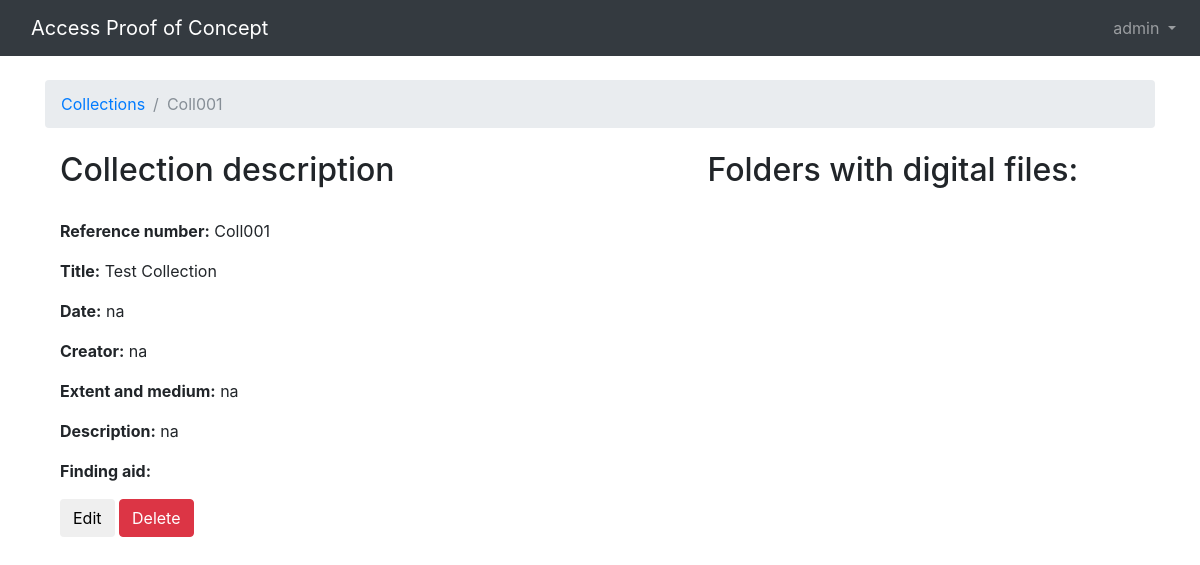
The app's page /collection/Coll001/ (signed in) with its own data.
### dips/models.py (models this page shows, shortened)
class Collection(models.Model):
	identifier = models.CharField(max_length=50, primary_key=True)
	ispartof = models.ForeignKey(Department, related_name='collections')
	title = models.CharField(max_length=200, blank=True)
	creator = models.CharField(max_length=200, blank=True)
	subject = models.CharField(max_length=200, blank=True)
	description = models.TextField(blank=True)
	publisher = models.CharField(max_length=200, blank=True)
	contributor = models.CharField(max_length=200, blank=True)
	date = models.CharField(max_length=21, blank=True)
	dctype = models.CharField(max_length=200, blank=True)
	dcformat = models.TextField(blank=True)
	source = models.CharField(max_length=200, blank=True)
	language = models.CharField(max_length=20, blank=True)
	coverage = models.CharField(max_length=200, blank=True)
	rights = models.CharField(max_length=200, blank=True)
	link = models.URLField()

### dips/views.py (the view)
# urls.py: url(r'^collection/(?P<identifier>[\w\.-_]+)/edit/$', views.edit_collection, name='edit_collection'),
@login_required(login_url='/login/')
def collection(request, identifier):
    collection = get_object_or_404(Collection, identifier=identifier)
    return render(request, 'collection.html', {'collection': collection})

### dips/templatetags/custom_tags.py (called while the page is built)
@register.filter
def sort_by(queryset, order):
    return queryset.order_by(order)

### templates/collection.html (shortened to what this page needs)
{% extends 'base.html' %}{% load custom_tags %}
{% block breadcrumb %}
  <li class="breadcrumb-item"><a href="{% url 'home' %}">Collections</a></li>
  <li class="breadcrumb-item active">{{ collection.identifier }}</li>
{% endblock %}
{% block content %}
    <div class="container">
    <div class="row">
      <div class="col-md-7">
        <h2>Collection description</h2>
        <br>
        <p><strong>Reference number:</strong> {{ collection.identifier }}</p>
        <p><strong>Title:</strong> {{ collection.title }}</p>
        <p><strong>Date:</strong> {{ collection.date }}</p>
        <p><strong>Creator:</strong> {{ collection.creator }}</p>
        <p><strong>Extent and medium:</strong> {{ collection.dcformat|safe }}</p>
        <p><strong>Description:</strong> {{ collection.description }}</p>
        <p><strong>Finding aid:</strong> <a href="{{ collection.findingaid }}">{{ collection.findingaid }}</a></p>
        {% if user.is_superuser %}
          <a href="{% url 'edit_collection' collection.identifier %}"><button class="btn btn-default">Edit</button></a>
          <a href="{% url 'delete_collection' collection.identifier %}"><button class="btn btn-danger">Delete</button></a>
          <br><br>
        {% elif user|has_group:"Edit Collections and DIPs" %}
          <a href="{% url 'edit_collection' collection.identifier %}"><button class="btn btn-default">Edit</button></a>
          <br><br>
        {% endif %}
      </div>
      <div class="col-md-5">
        <h2>Folders with digital files:</h2>
        <br>
      </div>
    </div>
    </div>
{% endblock %}

### templates/base.html (shortened to what this page needs)
{% load static %}{% load custom_tags %}
<!DOCTYPE html>
<html>
  <head>
    <link rel="stylesheet" href="{% static 'css/bootstrap.min.css' %}">
    <link rel="stylesheet" href="{% static 'css/custom.css' %}">
    <link rel="stylesheet" href="{% static 'css/datatables.min.css' %}">
  </head>
  <body>
    <nav class="navbar navbar-expand-lg navbar-dark bg-dark">
      <div class="container">
        <a class="navbar-brand" href="{% url 'home' %}">Access Proof of Concept</a>
      </div>
    <div class="collapse navbar-collapse" id="mainMenu">
      {% if user.is_superuser %}
      <ul class="navbar-nav ml-auto">
        <li class="nav-item dropdown">
          <a class="nav-link dropdown-toggle" href="#" id="userMenu" data-toggle="dropdown" aria-haspopup="true" aria-expanded="false">
            {{ user.username }}
          </a>
        </li>
      </ul>
      {% else %}
        <form class="form-inline ml-auto">
          <a href="{% url 'login' %}" class="btn btn-outline-secondary">Log in</a>
        </form>
      {% endif %}
    </div>
    </nav>
    <div class="container">
      <ol class="breadcrumb my-4">
        {% block breadcrumb %}
        {% endblock %}
      </ol>
      {% block content %}
      {% endblock %}
    </div>
  </body>
</html>

### records on screen
Collection: identifier "Coll001", title "Test Collection", date "na", creator "na", dcformat "na", description "na"

### other values on screen
{{ user.username }} "admin"
